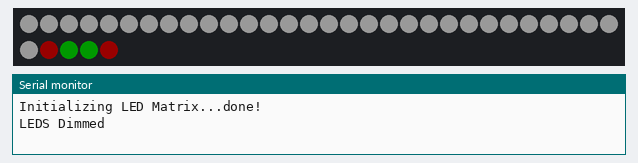
Bench run of a sketch on a simulated Arduino Uno, built with avr-gcc and run on an emulated ATmega328P. Shown: 35 RGB LEDs in strip order, left to right, continuing on the next row, the last lines printed to the serial monitor. Dim RGB values are drawn brighter than linear; random numbers use the default seed unless the sketch sets one.

Above: at 0.7 s.
At 4.3 s:
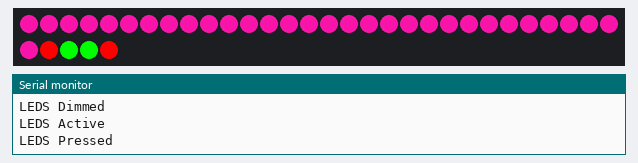
At 9.1 s:
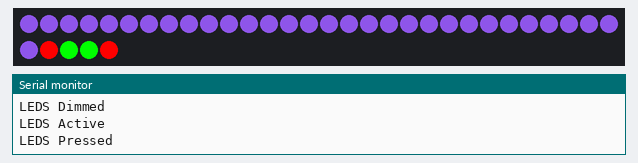
At 18.1 s:
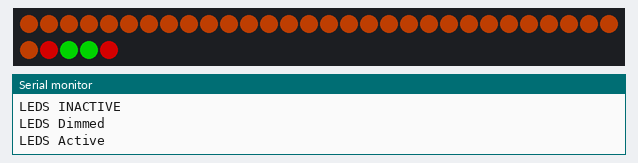
At 29.6 s:
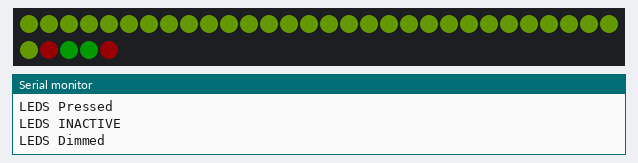
At 38.0 s:
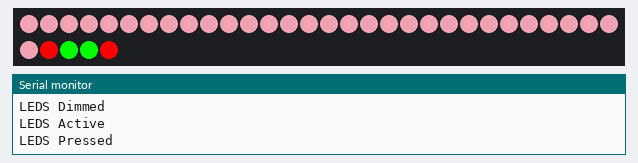

Measured:
- what the display in image 1 shows lasts 0.6 s, from 4.2 s to 4.8 s

The sketch:

main.ino
```cpp
#include <Arduino.h>
#include <FastLED.h>

#include "src/LedStateMatrix/LedStateMatrix.h"

CRGB leds[LED_NUM];
LedStateMatrix l_state;

void setup() {
  Serial.begin(9600);
  Serial.print("Initializing LED Matrix...");
  l_state.init();
  l_state.applyToCRGBArray(leds);
  FastLED.addLeds<WS2812, LED_PIN, GRB>(leds, LED_NUM);
  FastLED.show();
  Serial.println("done!");
}

void loop() {
  delay(600);
  for (int x = 0; x < LED_ARRAY_X; x++) {
    for (int y = 0; y < LED_ARRAY_Y; y++) {
      l_state.setState(x, y, LED_DIMMED);
    }
  }
  Serial.println("LEDS Dimmed");
  l_state.applyToCRGBArray(leds);
  FastLED.show();

  delay(600);
  for (int x = 0; x < LED_ARRAY_X; x++) {
    for (int y = 0; y < LED_ARRAY_Y; y++) {
      l_state.setState(x, y, LED_ACTIVE);
    }
  }
  Serial.println("LEDS Active");
  l_state.applyToCRGBArray(leds);
  FastLED.show();

  delay(600);
  for (int x = 0; x < LED_ARRAY_X; x++) {
    for (int y = 0; y < LED_ARRAY_Y; y++) {
      l_state.setState(x, y, LED_PRESSED);
    }
  }
  Serial.println("LEDS Pressed");
  l_state.applyToCRGBArray(leds);
  FastLED.show();

  delay(600);
  for (int x = 0; x < LED_ARRAY_X; x++) {
    for (int y = 0; y < LED_ARRAY_Y; y++) {
      l_state.setState(x, y, LED_INACTIVE);
    }
  }
  Serial.println("LEDS INACTIVE");
  l_state.applyToCRGBArray(leds);
  FastLED.show();

  int r = random(0, 255);
  int g = random(0, 255);
  int b = random(0, 255);

  l_state.setInputsColor(r, g, b);
}
```

LedStateMatrix.cpp
```cpp
#include "LedStateMatrix.h"
#include "Arduino.h"

LedStateMatrix::LedStateMatrix() {}

void LedStateMatrix::init() {

  for (int x = 0; x < LED_ARRAY_X; x++) {
    for (int y = 0; y < LED_ARRAY_Y; y++) {
      setState(x, y, LED_INACTIVE);
    }
  }

  setInputsColor(255, 255, 255);
  setFunctionColor(FUNC_0, 255, 0, 0);
  setFunctionColor(FUNC_1, 0, 255, 0);
  setFunctionColor(FUNC_2, 0, 255, 0);
  setFunctionColor(FUNC_3, 255, 0, 0);
}

void LedStateMatrix::setInputsColor(int r, int g, int b) {
  generateStateMap(&colorInput, r, g, b);
}

void LedStateMatrix::setFunctionColor(int index, int r, int g, int b) {
  switch (index) {
  case FUNC_0:
    generateStateMap(&colorFunc0, r, g, b);
    break;

  case FUNC_1:
    generateStateMap(&colorFunc1, r, g, b);
    break;

  case FUNC_2:
    generateStateMap(&colorFunc2, r, g, b);
    break;

  case FUNC_3:
    generateStateMap(&colorFunc3, r, g, b);
    break;

  default:
    break;
  }
}

void LedStateMatrix::generateStateMap(CRGBStateMap *stateMap, int r, int g,
                                      int b) {
  stateMap->inactive =
      CRGB(r * VAL_INACTIVE, g * VAL_INACTIVE, b * VAL_INACTIVE);
  stateMap->active = CRGB(r * VAL_ACTIVE, g * VAL_ACTIVE, b * VAL_ACTIVE);
  stateMap->dimmed = CRGB(r * VAL_DIMMED, g * VAL_DIMMED, b * VAL_DIMMED);
  stateMap->pressed = CRGB(r * VAL_PRESSED, g * VAL_PRESSED, b * VAL_PRESSED);
}

void LedStateMatrix::setState(int x, int y, char state) {
  int index = x + (x * (LED_ARRAY_Y - 1)) + y;
  if (index >= 0 && index < LED_NUM) {
    led_state[index] = state;
  }
}

void LedStateMatrix::applyToCRGBArray(CRGB matrix[LED_NUM]) {
  for (int i = 0; i < LED_NUM; i++) {
    switch (i) {
    case FUNC_0:
      matrix[i] = getColorForState(i, colorFunc0);
      break;

    case FUNC_1:
      matrix[i] = getColorForState(i, colorFunc1);
      break;

    case FUNC_2:
      matrix[i] = getColorForState(i, colorFunc2);
      break;

    case FUNC_3:
      matrix[i] = getColorForState(i, colorFunc3);
      break;

    default:
      matrix[i] = getColorForState(i, colorInput);
      break;
    }
  }
}

CRGB LedStateMatrix::getColorForState(int i, CRGBStateMap stateMap) {
  switch (led_state[i]) {
  case LED_INACTIVE:
    return stateMap.inactive;
    break;

  case LED_ACTIVE:
    return stateMap.active;
    break;

  case LED_DIMMED:
    return stateMap.dimmed;
    break;

  case LED_PRESSED:
    return stateMap.pressed;
    break;

  default:
    return stateMap.inactive;
    break;
  }
}
```

LedStateMatrix.h
```cpp
#ifndef LedStateMatrix_h #define LedStateMatrix_h

#include "Arduino.h"
#include "FastLED.h"

#define LED_PIN A0

#define LED_INACTIVE '0'
#define LED_ACTIVE '1'
#define LED_DIMMED '2'
#define LED_PRESSED '3'

#define VAL_INACTIVE 0.0f
#define VAL_ACTIVE 0.5f
#define VAL_DIMMED 0.1f
#define VAL_PRESSED 1.0f

#define FUNC_0 31
#define FUNC_1 32
#define FUNC_2 33
#define FUNC_3 34

#define LED_NUM 35
#define LED_ARRAY_X 5
#define LED_ARRAY_Y 7

struct CRGBStateMap {
  CRGB inactive;
  CRGB active;
  CRGB dimmed;
  CRGB pressed;
};

class LedStateMatrix {
public:
  LedStateMatrix();
  void init();
  bool tick();
  void setInputsColor(int r, int g, int b);
  void setFunctionColor(int index, int r, int g, int b);
  void setState(int x, int y, char state);
  void applyToCRGBArray(CRGB matrix[LED_NUM]);

private:
  char led_state[LED_NUM];
  CRGBStateMap colorInput;
  CRGBStateMap colorFunc0;
  CRGBStateMap colorFunc1;
  CRGBStateMap colorFunc2;
  CRGBStateMap colorFunc3;
  void generateStateMap(CRGBStateMap *stateMap, int r, int g, int b);
  CRGB getColorForState(int i, CRGBStateMap stateMap);
};

#endif
```
